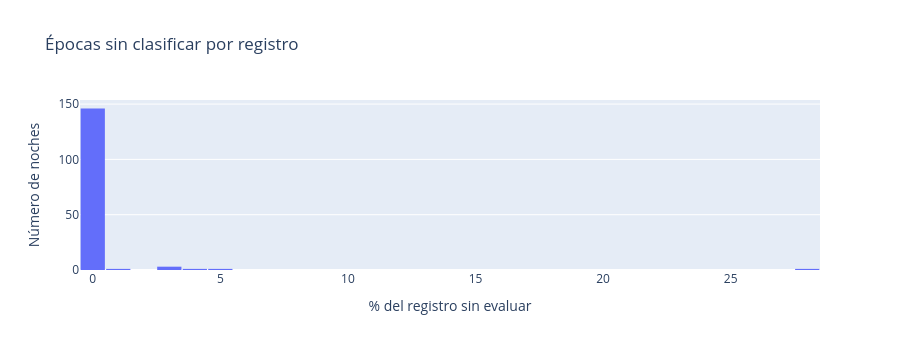

This figure's notebook cell:
### Markdown cell above
## 2.3 Épocas sin clasificar

Se revisa qué proporción de cada registro quedó sin clasificar por el técnico (etiqueta `?`), lo que
permite identificar registros candidatos a revisión o exclusión. El cálculo se restringe al tramo que
tiene señal detrás: el bloque de relleno hasta las 24 horas descrito arriba no es trabajo pendiente
del técnico, y contarlo daría una cifra muy superior a la real.

### Code cell
# Solo cuenta como "sin clasificar" lo que ocurre en el tramo que tiene señal detrás:
# el bloque de relleno hasta las 24 h no es trabajo pendiente del técnico.
dur_senal = {(s, n): c.n_times / c.info["sfreq"]
             for (s, n), c in zip(zip(registros["subject"], registros["night"]), cabeceras)}

filas_q = []
for (sujeto, noche), hip in dataset.groupby(["subject", "night"]):
    con_senal = (np.minimum(hip["onset_s"] + hip["duration_s"], dur_senal[(sujeto, noche)])
                 - hip["onset_s"]).clip(lower=0)
    filas_q.append({"subject": sujeto, "night": noche,
                    "pct_sin_evaluar": con_senal[hip["stage"] == "?"].sum() / con_senal.sum() * 100})
sin_evaluar = pd.DataFrame(filas_q)

print(f"Épocas sin clasificar por el técnico: media {sin_evaluar['pct_sin_evaluar'].mean():.1f} %, "
      f"máximo {sin_evaluar['pct_sin_evaluar'].max():.1f} %")
print(f"Noches por encima del 20 %: {(sin_evaluar['pct_sin_evaluar'] > 20).sum()} de {len(sin_evaluar)}")
print(sin_evaluar.nlargest(3, "pct_sin_evaluar").round(1).to_string(index=False))

px.histogram(sin_evaluar, x="pct_sin_evaluar", nbins=30,
             title="Épocas sin clasificar por registro",
             labels={"pct_sin_evaluar": "% del registro sin evaluar"}).update_layout(
    height=350, yaxis_title="Número de noches", bargap=0.05).show()

### Figure 1 — Plotly figure (JSON) as saved in the notebook; plotly's stock layout.template omitted (floating-point values rounded to 4 significant figures; data arrays with more than 128 entries replaced by an {"elided": "..."} marker saying what was removed)
{"data": [{"bingroup": "x", "hovertemplate": "% del registro sin evaluar=%{x}<br>count=%{y}<extra></extra>", "legendgroup": "", "marker": {"color": "#636efa", "pattern": {"shape": ""}}, "name": "", "nbinsx": 30, "orientation": "v", "showlegend": false, "type": "histogram", "x": {"elided": "153 float values"}, "xaxis": "x", "yaxis": "y"}], "layout": {"bargap": 0.05, "barmode": "relative", "height": 350, "legend": {"tracegroupgap": 0}, "title": {"text": "Épocas sin clasificar por registro"}, "xaxis": {"anchor": "y", "domain": [0.0, 1.0], "title": {"text": "% del registro sin evaluar"}}, "yaxis": {"anchor": "x", "domain": [0.0, 1.0], "title": {"text": "Número de noches"}}}}
